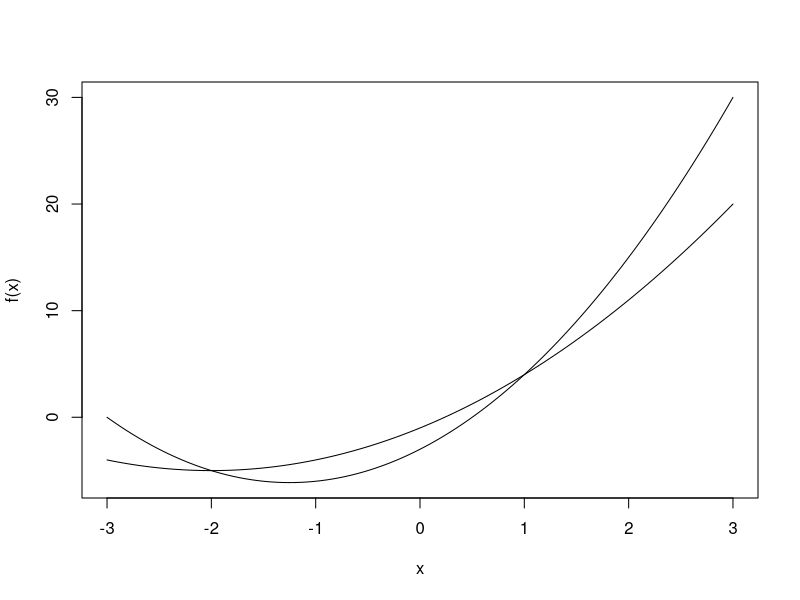

Write the R code that produced this figure.
## ---- chunk 1
knitr::opts_chunk$set(echo = TRUE)
## ---- chunk 2

f <- function(x) {2*x^2+5*x-3}
g <- function(x) {x^2+4*x-1}

## ---- chunk 3
curve(f, -3, 3)
curve(g, -3, 3, add=TRUE)

## ---- chunk 4

(rootF <- uniroot(function(x)  f(x) - g(x)  , c(-5000,-0.01), tol=1e-8)) 

## ---- chunk 5

rootF$root

## ---- chunk 6

(root0 <- uniroot(function(x)  f(x) - g(x)  , c(0.0001, 5000), tol=1e-8))
 
## ---- chunk 7

root0$root

## ---- chunk 8

(areaG <- integrate(g, lower = -2, upper = 1))

## ---- chunk 9

(areaF <- integrate(f, lower = -2, upper = 1))

## ---- chunk 10

areaG$value - areaF$value

